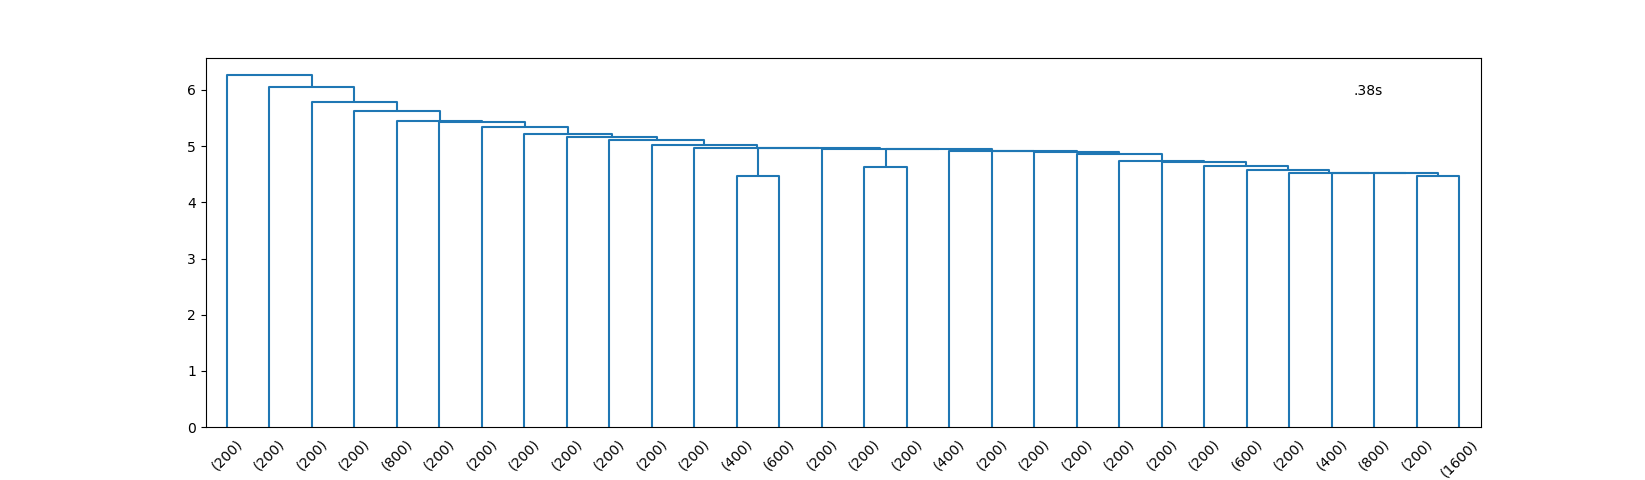

Source code (Python):
#!/usr/bin/env python3
# -*- coding: utf-8 -*-
"""
Created on Thu Apr 21 15:20:29 2022

@author: zhiyuas
"""

from scipy.cluster import hierarchy
import numpy as np
import matplotlib.pyplot as plt
from scipy.spatial.distance import pdist
import time
#colors = ['#1f77b4', '#ff7f0e', '#2ca02c', '#d62728', '#9467bd', '#8c564b',\
#          '#e377c2', '#7f7f7f', '#bcbd22', '#17becf']
#data = np.loadtxt('all_atm_coords.txt')
ytdist = pdist(data)
n_k = 4
t0 = time.time()
Z = hierarchy.linkage(ytdist, 'single')
result = hierarchy.fcluster(Z, t=4, criterion='maxclust')
dn = hierarchy.dendrogram(Z,truncate_mode='lastp',count_sort='ascending')
t1 = time.time()
clusters = dict([(i, []) for i in range(n_k)])
for i in range(len(data)):
    clusters[result[i]-1].append(data[i].tolist())
for i in range(n_k):
    #find centoids
    cluster_points = np.array(clusters[i])
    sub_label = np.argmin([np.sum((point-np.mean(cluster_points,axis=0))**2) for point in cluster_points])
    sub_center_coord = clusters[i][sub_label]
    centroid = [q.tolist() for q in data].index(sub_center_coord)
    plt.text(0.9,0.8-i*0.1,s=str(centroid)+r'$^{th}$',color=colors[i],transform=plt.gca().transAxes)
    print (i)
plt.text(0.9,0.9,("%.2fs" % (t1 - t0)).lstrip("0"),transform=plt.gca().transAxes)
plt.savefig('hierarchy.png',dpi=220)